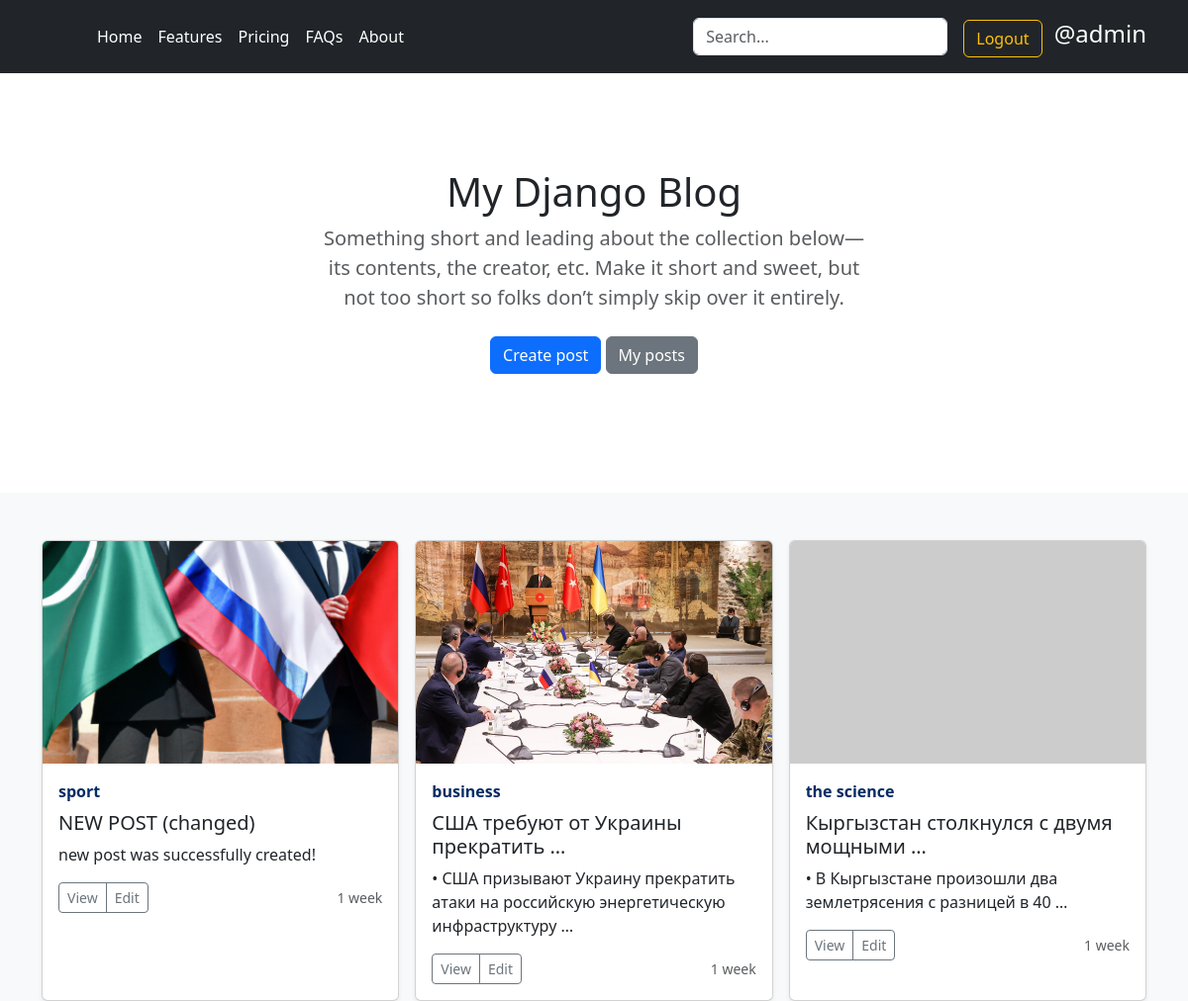
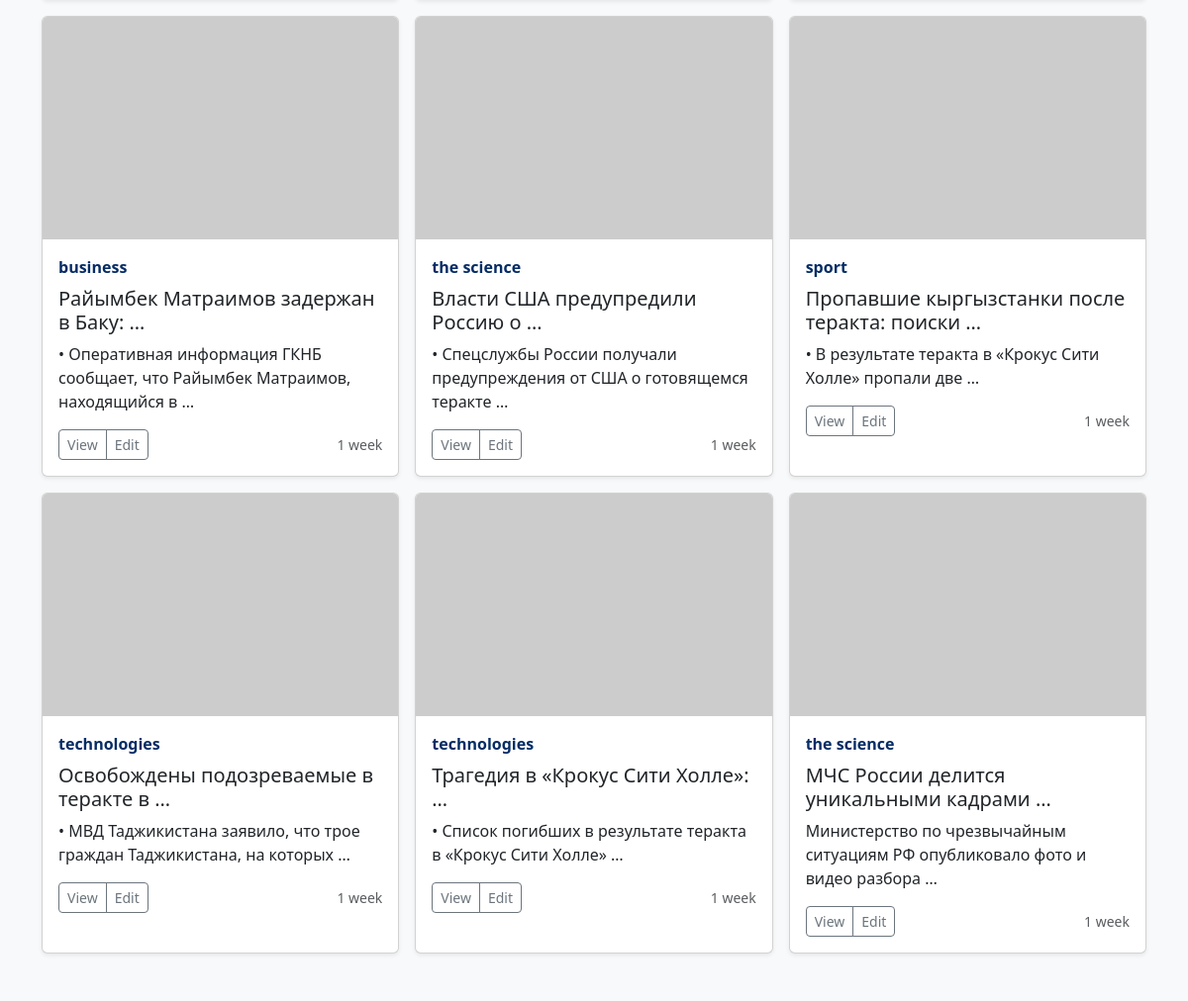
The app's page / (signed in) with its own data (2 pictures, top to bottom).
### index/models.py (models this page shows, shortened)
class Post(models.Model):
    user = models.ForeignKey(User, on_delete=models.CASCADE, null=True)
    category = models.ForeignKey(Category, on_delete=models.SET_NULL, null=True)
    image = models.ImageField(upload_to='images/', null=True, blank=True)
    title = models.CharField(max_length=100)
    content = models.TextField(null=True)
    date = models.DateTimeField(auto_now_add=True, null=True)

class Category(models.Model):
    title = models.CharField(max_length=100)

### index/views.py (the view)
# urls.py: path('', include('index.urls'))
def index(request):
    search_q = request.GET.get('q','')
    category_q = request.GET.get('category','')
    if 'q' in request.GET:
        posts = Post.objects.filter(title__icontains=search_q).order_by('-id')
    elif 'category' in request.GET:
        posts = Post.objects.filter(category__title=category_q).order_by('-id')
    else:
        posts = Post.objects.all().order_by('-id')
    context = {
        'posts':posts,
        'search_q':search_q
    }
    return render(request, 'index/index.html',context)

### templates/index/index.html
{% extends 'base.html' %}
{% block content %}
 <main>
        <section class="py-5 text-center container">
          <div class="row py-lg-5">
            <div class="col-lg-6 col-md-8 mx-auto">
              <h1 class="fw-light">My Django Blog</h1>
              <p class="lead text-body-secondary">Something short and leading about the collection below—its contents, the creator, etc. Make it short and sweet, but not too short so folks don’t simply skip over it entirely.</p>
              <p>
                {% if request.user.is_authenticated %}
                <a href="post_create/" class="btn btn-primary my-2">Create post</a>
                <a href="user_posts/" class="btn btn-secondary my-2">My posts</a>
                {% endif %}
              </p>
            </div>
          </div>
        </section>
        <div class="album py-5 bg-body-tertiary">
          <div class="container">
            <div class="row row-cols-1 row-cols-sm-2 row-cols-md-3 g-3">
              {% for post in posts %}
              <div class="col">
                <div class="card h-100 shadow-sm">
                  <img src="
            {% if post.image %}
            {{ post.image.url }}
            {% else %}
            https://picsum.photos/200/300
            {% endif %}
            " class="bd-placeholder-img card-img-top" style="object-fit: cover;" width="100%" height="225">
                  <div class="card-body">
                    <strong class="d-inline-block mb-2 text-primary-emphasis">{{ post.category.title }}</strong>
                    <h5>{{ post.title | truncatewords:5 }}</h5>
                    <p class="card-text">{{ post.content | truncatewords:10 }}</p>
                    <div class="d-flex justify-content-between align-items-center">
                      <div class="btn-group">
                        <a href="{% url 'post_details' post.id %}" class="btn btn-sm btn-outline-secondary">View</a>
                        {% if request.user == post.user %}
                        <a href="{% url 'post_update' post.id %}" class="btn btn-sm btn-outline-secondary">Edit</a>
                        {% endif %}
                      </div>
                      <small class="text-body-secondary">{{ post.date | timesince }}</small>
                    </div>
                  </div>
                </div>
              </div>
              {% endfor %}
            </div>
          </div>
        </div>
      </main>
{% endblock %}

### templates/includes/header.html
<header class="p-3 text-bg-dark">
    <div class="container">
      <div class="d-flex flex-wrap align-items-center justify-content-center justify-content-lg-start">
        <a href="/" class="d-flex align-items-center mb-2 mb-lg-0 text-white text-decoration-none">
          <svg class="bi me-2" width="40" height="32" role="img" aria-label="Bootstrap"><use xlink:href="#bootstrap"></use></svg>
        </a>
        <ul class="nav col-12 col-lg-auto me-lg-auto mb-2 justify-content-center mb-md-0">
          <li><a href="{% url 'index' %}" class="nav-link px-2 text-white">Home</a></li>
          <li><a href="{% url 'features' %}" class="nav-link px-2 text-white">Features</a></li>
          <li><a href="{% url 'pricing' %}" class="nav-link px-2 text-white">Pricing</a></li>
          <li><a href="{% url 'faqs' %}" class="nav-link px-2 text-white">FAQs</a></li>
          <li><a href="#" class="nav-link px-2 text-white">About</a></li>
        </ul>
        <form action="{% url 'index' %}" method="get" class="col-12 col-lg-auto mb-3 mb-lg-0 me-lg-3" >
          <input type="search" class="form-control form-control-dark " value="{{ search_q }}" placeholder="Search..." aria-label="Search" name="q">
        </form>
        <div class="text-end">
          {% if request.user.is_authenticated %}
          <a href="{% url 'logout' %}" class="btn btn-outline-warning me-2">Logout</a>
          <span class="fs-4">@{{request.user.username}}</span>
          {% else %}
          <a href="{% url 'login' %}" class="btn btn-outline-light me-2">Login</a>
          <a href="{% url 'sign_up' %}" class="btn btn-outline-success me-2">Signin</a>
          {% endif %}
        </div>
      </div>
    </div>
  </header>

### records on screen
Post: image (picture), category "sport", title "NEW POST (changed)", content "new post was successfully created!", shows "Edit", date "1 week"
Post: image (picture), category "business", title "США требуют от Украины прекратить …", content "• США призывают Украину прекратить атаки на российскую энергетическую инфраструктуру …", shows "Edit", date "1 week"
Post: category "the science", title "Кыргызстан столкнулся с двумя мощными …", content "• В Кыргызстане произошли два землетрясения с разницей в 40 …", shows "Edit", date "1 week"
Post: category "business", title "Райымбек Матраимов задержан в Баку: …", content "• Оперативная информация ГКНБ сообщает, что Райымбек Матраимов, находящийся в …", shows "Edit", date "1 week"
Post: category "the science", title "Власти США предупредили Россию о …", content "• Спецслужбы России получали предупреждения от США о готовящемся теракте …", shows "Edit", date "1 week"
Post: category "sport", title "Пропавшие кыргызстанки после теракта: поиски …", content "• В результате теракта в «Крокус Сити Холле» пропали две …", shows "Edit", date "1 week"
Post: category "technologies", title "Освобождены подозреваемые в теракте в …", content "• МВД Таджикистана заявило, что трое граждан Таджикистана, на которых …", shows "Edit", date "1 week"
Post: category "technologies", title "Трагедия в «Крокус Сити Холле»: …", content "• Список погибших в результате теракта в «Крокус Сити Холле» …", shows "Edit", date "1 week"
Post: category "the science", title "МЧС России делится уникальными кадрами …", content "Министерство по чрезвычайным ситуациям РФ опубликовало фото и видео разбора …", shows "Edit", date "1 week"

### other values on screen
{{ request.user.username }} "admin"
